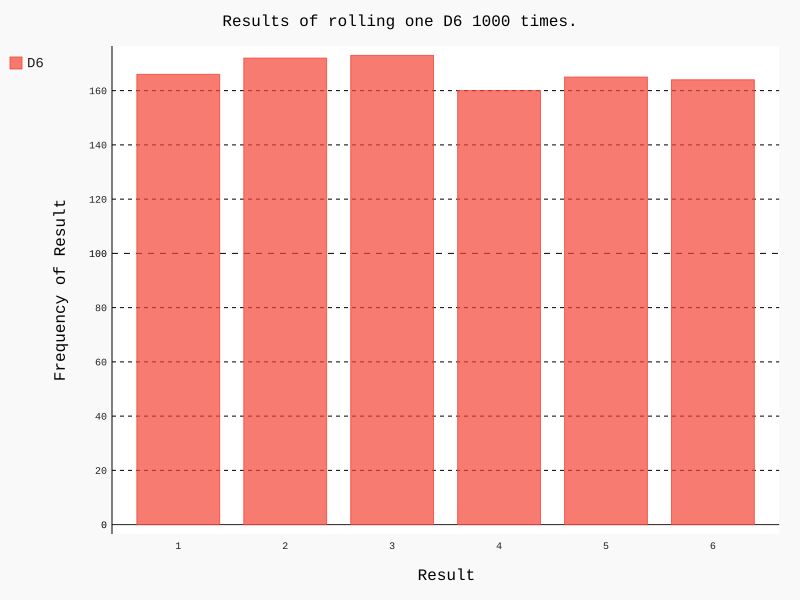

Source code (Python):
import pygal
from die import Die
# Create a D6.
die = Die()
# Make some rolls, and store results in a list.
results = []
for roll_num in range(1000):
	result = die.roll()
	results.append(result)
# Analyze the results.
frequencies = []
for value in range(1, die.num_sides+1):
	frequency = results.count(value)
	frequencies.append(frequency)
# print(frequencies)
# print(results)
# Visualize the results.
hist = pygal.Bar()
hist.title = "Results of rolling one D6 1000 times."
hist.x_labels = [str(i) for i in range(1,7)]
hist.x_title = "Result"
hist.y_title = "Frequency of Result"
hist.add('D6', frequencies)
hist.render_to_file('die_visual.svg')
